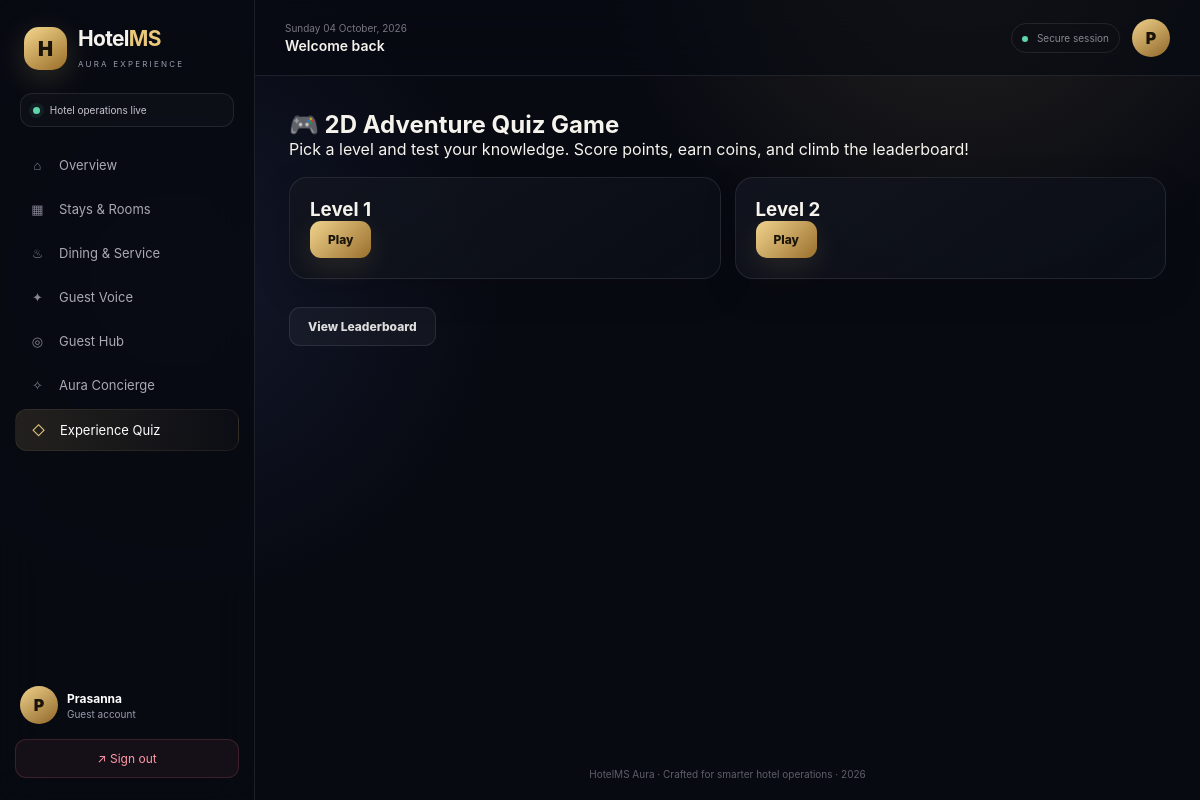
The app's page /quiz/ (signed in) with its own data.
### models.py (models this page shows, shortened)
class User(UserMixin, db.Model):
    id = db.Column(db.Integer, primary_key=True)
    name = db.Column(db.String(120), nullable=False)
    email = db.Column(db.String(120), unique=True, nullable=False)
    password_hash = db.Column(db.String(255), nullable=False)
    role = db.Column(db.String(20), nullable=False, default="guest")
    created_at = db.Column(db.DateTime, default=datetime.utcnow)

### routes/quiz_routes.py (the view)
@quiz_bp.route("/")
@login_required
def quiz_home():
    levels = sorted({q.level for q in QuizQuestion.query.all()})
    return render_template("quiz/quiz_home.html", levels=levels)

### templates/quiz/quiz_home.html (shortened to what this page needs)
{% extends "base.html" %}
{% block content %}
<h2>🎮 2D Adventure Quiz Game</h2>
<p>Pick a level and test your knowledge. Score points, earn coins, and climb the leaderboard!</p>
<div class="card-grid">
    {% for level in levels %}
    <div class="item-card">
        <h3>Level {{ level }}</h3>
        <a href="{{ url_for('quiz.play', level=level) }}" class="btn-primary">Play</a>
    </div>
    {% else %}
    <p>No quiz levels available yet.</p>
    {% endfor %}
</div>
<a href="{{ url_for('quiz.leaderboard') }}" class="btn-secondary">View Leaderboard</a>
{% endblock %}

### templates/base.html (shortened to what this page needs)
<!doctype html>
<html lang="en">
<head>
    <link rel="stylesheet" href="{{ url_for('static', filename='css/style.css') }}">
</head>
<body class="{% if current_user.is_authenticated %}app-shell{% else %}auth-shell{% endif %}">
{% if current_user.is_authenticated %}
<aside class="sidebar" id="sidebar">
    <div class="brand">
        <div class="brandmark">H</div>
        <div><h2>Hotel<span>MS</span></h2><small>AURA EXPERIENCE</small></div>
    </div>
    <div class="welcome-mini"><span class="pulse"></span> Hotel operations live</div>
    <nav class="nav">
        <a href="{{ url_for('auth.dashboard') }}" class="{{ 'active' if request.endpoint == 'auth.dashboard' }}"><i>⌂</i> Overview</a>
        <a href="{{ url_for('booking.rooms') }}" class="{{ 'active' if request.blueprint == 'booking' }}"><i>▦</i> Stays & Rooms</a>
        <a href="{{ url_for('service.menu') }}" class="{{ 'active' if request.blueprint == 'service' }}"><i>♨</i> Dining & Service</a>
        <a href="{{ url_for('review.list_reviews') }}" class="{{ 'active' if request.blueprint == 'review' }}"><i>✦</i> Guest Voice</a>
        <a href="{{ url_for('advanced.guest_hub') }}" class="{{ 'active' if request.endpoint == 'advanced.guest_hub' }}"><i>◎</i> Guest Hub</a>
        <a href="{{ url_for('advanced.concierge') }}" class="{{ 'active' if request.endpoint == 'advanced.concierge' }}"><i>✧</i> Aura Concierge</a>
        <a href="{{ url_for('quiz.quiz_home') }}" class="{{ 'active' if request.blueprint == 'quiz' }}"><i>◇</i> Experience Quiz</a>
    </nav>
    <div class="sidebar-bottom">
        <div class="mini-profile"><div class="avatar">{{ current_user.name[0]|upper }}</div><div><strong>{{ current_user.name }}</strong><small>{{ current_user.role|capitalize }} account</small></div></div>
        <a class="logout" href="{{ url_for('auth.logout') }}">↗ Sign out</a>
    </div>
</aside>
<main class="main">
    <header class="topbar">
        <div class="top-left"><button class="menu" id="menuBtn">☰</button><div><div class="date" id="date"></div><h3>{% block pagetitle %}Welcome back{% endblock %}</h3></div></div>
        <div class="top-right"><div class="top-status"><span></span> Secure session</div><div class="avatar">{{ current_user.name[0]|upper }}</div></div>
    </header>
    <section class="content">
{% else %}
<main class="auth-wrapper">
{% endif %}
    {% block content %}{% endblock %}
{% if current_user.is_authenticated %}
    </section>
    <footer>HotelMS Aura · Crafted for smarter hotel operations · 2026</footer>
</main>
{% else %}
</main>
{% endif %}
</body>
</html>

### records on screen
User: name "P", name "Prasanna", role "Guest"

### other values on screen
{{ level }} "1" "2"
